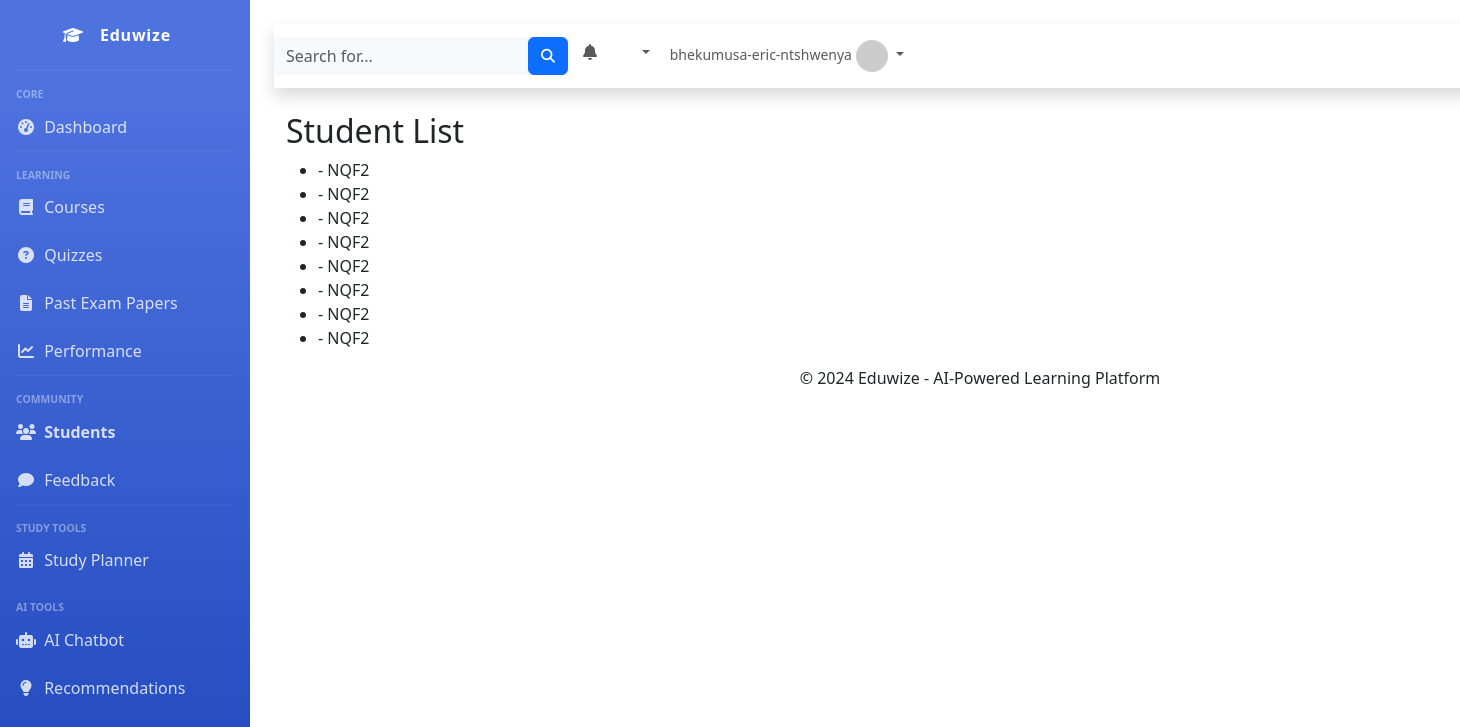
Page /students/ (signed in) on the committed database.
### eduwize_app/models.py (models this page shows, shortened)
class Student(models.Model):
    user = models.OneToOneField(User, on_delete=models.CASCADE)
    level = models.CharField(
        max_length=5,
        choices=StudyLevelChoices.choices,
        default=StudyLevelChoices.LEVEL_2
    )
    student_id = models.CharField(max_length=9, unique=True)
    profile_picture = models.ImageField(upload_to='profile_pictures/', null=True, blank=True)
    bio = models.TextField(null=True, blank=True)
    date_of_birth = models.DateField(null=True, blank=True)
    status = models.CharField(max_length=20, default='active')
    created_at = models.DateTimeField(auto_now_add=True)
    updated_at = models.DateTimeField(auto_now=True)
    courses_enrolled = models.ManyToManyField('Course', through='Enrollment')

### eduwize_app/views.py (the view)
# urls.py: path('students/', views.StudentListView.as_view(), name='student-list'),
class StudentListView(ListView):
    model = Student
    template_name = 'eduwize_app/student_list.html'
    context_object_name = 'students'

### eduwize_app/templates/eduwize_app/student_list.html
{% extends 'eduwize_app/base_generic.html' %}
{% block content %}
  <h2>Student List</h2>
  <ul>
    {% for student in students %}
      <li>{{ student.name.username }} - {{ student.level }}</li>
    {% endfor %}
  </ul>
{% endblock %}

### eduwize_app/templates/eduwize_app/base_generic.html (shortened to what this page needs)
<!DOCTYPE html>
{% load static %}
<html lang="en">
<head>
    <link href="https://cdn.jsdelivr.net/npm/bootstrap@5.3.0/dist/css/bootstrap.min.css" rel="stylesheet">
    <link href="https://cdnjs.cloudflare.com/ajax/libs/font-awesome/6.4.0/css/all.min.css" rel="stylesheet">
</head>
<body>
    <div class="wrapper">
        <nav id="sidebar" class="sidebar">
            <div class="sidebar-brand d-flex align-items-center justify-content-center">
                <div class="sidebar-brand-icon">
                    <i class="fas fa-graduation-cap"></i>
                </div>
                <div class="sidebar-brand-text mx-3">Eduwize</div>
            </div>
            <hr class="sidebar-divider">
            <div class="sidebar-heading">
                Core
            </div>
            <ul class="nav flex-column">
                <li class="nav-item {% if request.resolver_match.url_name == 'home' %}active{% endif %}">
                    <a class="nav-link" href="{% url 'eduwize_app:home' %}">
                        <i class="fas fa-fw fa-tachometer-alt"></i>
                        <span>Dashboard</span>
                    </a>
                </li>
                <hr class="sidebar-divider">
                <div class="sidebar-heading">
                    Learning
                </div>
                <li class="nav-item {% if 'course' in request.resolver_match.url_name %}active{% endif %}">
                    <a class="nav-link" href="{% url 'eduwize_app:course-list' %}">
                        <i class="fas fa-fw fa-book"></i>
                        <span>Courses</span>
                    </a>
                </li>
                <li class="nav-item {% if 'quiz' in request.resolver_match.url_name %}active{% endif %}">
                    <a class="nav-link" href="{% url 'eduwize_app:quiz-list' %}">
                        <i class="fas fa-fw fa-question-circle"></i>
                        <span>Quizzes</span>
                    </a>
                </li>
                <li class="nav-item {% if 'exam-papers' in request.resolver_match.url_name %}active{% endif %}">
                    <a class="nav-link" href="{% url 'eduwize_app:exam-papers-list' %}">
                        <i class="fas fa-fw fa-file-alt"></i>
                        <span>Past Exam Papers</span>
                    </a>
                </li>
                <li class="nav-item {% if 'performance' in request.resolver_match.url_name %}active{% endif %}">
                    <a class="nav-link" href="{% url 'eduwize_app:performance-list' %}">
                        <i class="fas fa-fw fa-chart-line"></i>
                        <span>Performance</span>
                    </a>
                </li>
                <hr class="sidebar-divider">
                <div class="sidebar-heading">
                    Community
                </div>
                <li class="nav-item {% if 'student' in request.resolver_match.url_name %}active{% endif %}">
                    <a class="nav-link" href="{% url 'eduwize_app:student-list' %}">
                        <i class="fas fa-fw fa-users"></i>
                        <span>Students</span>
                    </a>
                </li>
                <li class="nav-item {% if 'feedback' in request.resolver_match.url_name %}active{% endif %}">
                    <a class="nav-link" href="{% url 'eduwize_app:feedback' %}">
                        <i class="fas fa-fw fa-comment"></i>
                        <span>Feedback</span>
                    </a>
                </li>
                <hr class="sidebar-divider">
                <div class="sidebar-heading">
                    Study Tools
                </div>
                <li class="nav-item {% if 'study-planner' in request.resolver_match.url_name %}active{% endif %}">
                    <a class="nav-link" href="{% url 'eduwize_app:study-planner' %}">
                        <i class="fas fa-fw fa-calendar-alt"></i>
                        <span>Study Planner</span>
                    </a>
                </li>
                <div class="sidebar-heading">
                    AI Tools
                </div>
                <li class="nav-item {% if 'ai-chatbot' in request.resolver_match.url_name %}active{% endif %}">
                    <a class="nav-link" href="{% url 'eduwize_app:ai-chatbot' %}">
                        <i class="fas fa-fw fa-robot"></i>
                        <span>AI Chatbot</span>
                    </a>
                </li>
                <li class="nav-item {% if 'ai-recommendations' in request.resolver_match.url_name %}active{% endif %}">
                    <a class="nav-link" href="{% url 'eduwize_app:ai-recommendations' %}">
                        <i class="fas fa-fw fa-lightbulb"></i>
                        <span>Recommendations</span>
                    </a>
                </li>
            </ul>
        </nav>
        <div class="content">
            <nav class="navbar navbar-expand navbar-light bg-white topbar mb-4 static-top shadow">
                <form class="d-none d-sm-inline-block form-inline mr-auto ml-md-3 my-2 my-md-0 mw-100 navbar-search">
                    <div class="input-group">
                        <input type="text" class="form-control bg-light border-0 small" placeholder="Search for..." aria-label="Search" aria-describedby="basic-addon2">
                        <div class="input-group-append">
                            <button class="btn btn-primary" type="button">
                                <i class="fas fa-search fa-sm"></i>
                            </button>
                        </div>
                    </div>
                </form>
                <ul class="navbar-nav ml-auto">
                    <li class="nav-item dropdown no-arrow mx-1">
                        <a class="nav-link dropdown-toggle" href="{% url 'eduwize_app:notifications-list' %}" id="alertsDropdown">
                            <i class="fas fa-bell fa-fw"></i>
                            <span class="badge badge-danger badge-counter" id="notificationCount">3+</span>
                        </a>
                    </li>
                    <li class="nav-item dropdown no-arrow">
                        <a class="nav-link dropdown-toggle" href="#" id="userDropdown" role="button" data-bs-toggle="dropdown" aria-haspopup="true" aria-expanded="false">
                            <span class="mr-2 d-none d-lg-inline text-gray-600 small">
                                {% if user.is_authenticated %}
                                    {{ user.username }}
                                {% else %}
                                    Guest
                                {% endif %}
                            </span>
                            <img class="img-profile rounded-circle" src="https://via.placeholder.com/150" width="32" height="32">
                        </a>
                    </li>
                </ul>
            </nav>
            <div class="container-fluid">
                {% block content %}
                {% endblock %}
            </div>
            <footer class="sticky-footer bg-white">
                <div class="container my-auto">
                    <div class="copyright text-center my-auto">
                        <span>&copy; 2024 Eduwize - AI-Powered Learning Platform</span>
                    </div>
                </div>
            </footer>
        </div>
    </div>
    <a class="scroll-to-top rounded" href="#page-top">
        <i class="fas fa-angle-up"></i>
    </a>
    <div class="toast-container position-fixed top-0 end-0 p-3">
    </div>
</body>
</html>

### eduwize_app/templates/eduwize_app/base_generic.html (style rules this page uses)
.sidebar { min-width: 250px; max-width: 250px; background: #4e73df; background: linear-gradient(180deg, #4e73df 10%, #224abe 100%); color: white; transition: all 0.3s; position: fixed; height: 100vh; z-index: 999; }
.sidebar .sidebar-brand { height: 4.375rem; text-decoration: none; font-size: 1rem; font-weight: 800; padding: 1.5rem 1rem; text-align: center; letter-spacing: 0.05rem; z-index: 1; }
.sidebar hr { margin: 0 1rem; border-top: 1px solid rgba(255, 255, 255, 0.15); }
.sidebar .nav-item { position: relative; }
.sidebar .nav-item .nav-link { display: block; width: 100%; text-align: left; padding: 0.75rem 1rem; color: rgba(255, 255, 255, 0.8); }
.sidebar .nav-item .nav-link i { margin-right: 0.25rem; }
.sidebar .nav-item.active .nav-link { font-weight: 700; }
.sidebar-heading { padding: 0 1rem; font-weight: 800; font-size: 0.65rem; color: rgba(255, 255, 255, 0.4); text-transform: uppercase; margin-top: 1rem; }
.content { width: 100%; padding: 1.5rem; margin-left: 250px; transition: all 0.3s; }
.toast-container { position: fixed; top: 20px; right: 20px; z-index: 1060; }

### rows in the picture
Student: level "NQF2"
Student: level "NQF2"
Student: level "NQF2"
Student: level "NQF2"
Student: level "NQF2"
Student: level "NQF2"
Student: level "NQF2"
Student: level "NQF2"

### other values in the picture
{{ user.username }} "bhekumusa-eric-ntshwenya"
